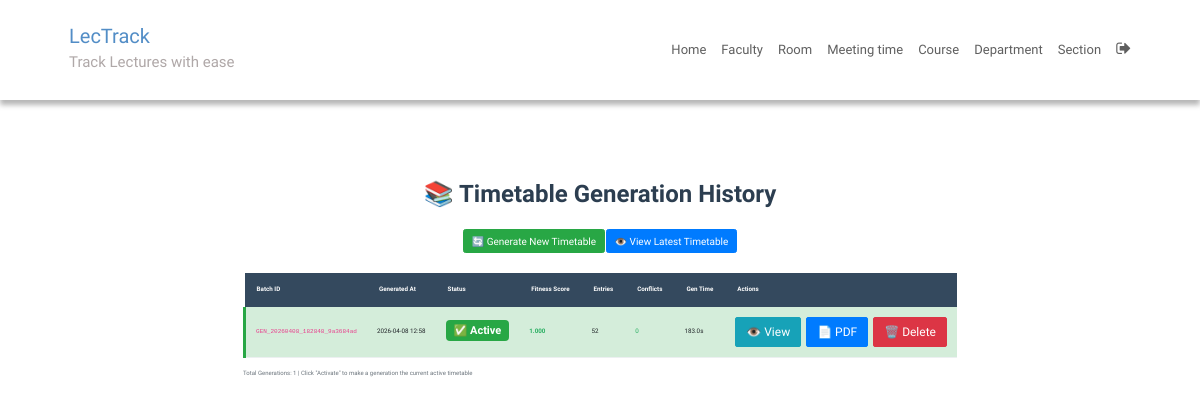
Before: /timetable/history/ (signed in) with the older database file.
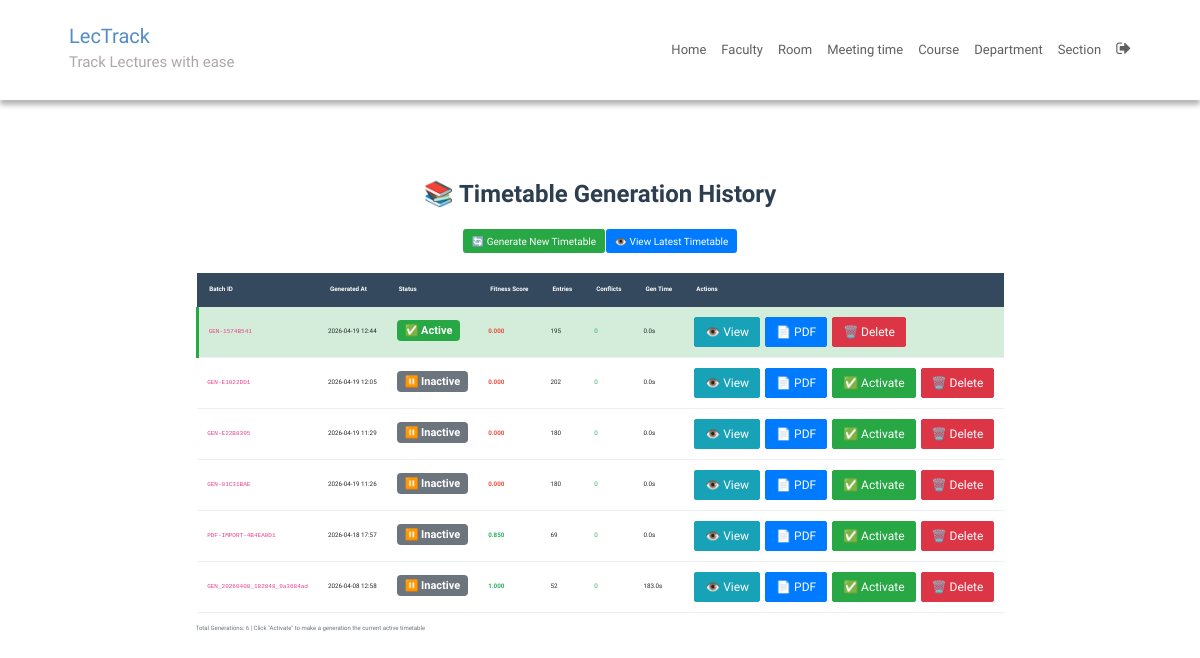
After: the same page with the newer database file.
### SchedulerApp/models.py (models this page shows, shortened)
class GenerationLog(models.Model):
    batch_id = models.CharField(max_length=50, primary_key=True)
    generated_at = models.DateTimeField(auto_now_add=True)
    generation_time_seconds = models.FloatField(default=0.0)
    fitness_score = models.FloatField(default=0.0)
    total_entries = models.IntegerField(default=0)
    conflicts = models.IntegerField(default=0)
    is_active = models.BooleanField(default=True, help_text="Only one generation should be active")
    class Meta:
        ordering = ['-generated_at']

### SchedulerApp/views.py (the view)
# urls.py: path('timetable/history/', generation_history, name='generation_history'),
@login_required
def generation_history(request):
    from .timetable_utils import get_generation_history
    generations = get_generation_history()
    return render(request, 'generation_history.html', {
        'generations': generations
    })

### SchedulerApp/templatetags/index.py (called while the page is built)
@register.tag
def active(parser, token):
    args = token.split_contents()
    template_tag = args[0]
    if len(args) < 2:
        raise (template.TemplateSyntaxError, f'{template_tag} tag requires at least one argument')
    return NavSelectedNode(args[1:])

    def render(self, context):
        path = context['request'].path
        for p in self.patterns:
            pValue = template.Variable(p).resolve(context)
            if path == pValue:
                return 'active'
        return ''

### SchedulerApp/timetable_utils.py (called while the page is built)
def get_generation_history():
    return GenerationLog.objects.all().order_by('-generated_at')

### templates/generation_history.html (shortened to what this page needs)
{% extends 'base.html' %}
{% block content %}
{% load static %}
<div class="generation-history">
    <h2 class="history-title">📚 Timetable Generation History</h2>
    <div class="text-center mb-4">
        <a href="{% url 'timetable' %}" class="btn btn-success">
            🔄 Generate New Timetable
        </a>
        <a href="{% url 'view_stored_timetable' %}" class="btn btn-primary">
            👁️ View Latest Timetable
        </a>
    </div>
    {% if generations %}
        <table class="generation-table">
            <thead>
                <tr>
                    <th>Batch ID</th>
                    <th>Generated At</th>
                    <th>Status</th>
                    <th>Fitness Score</th>
                    <th>Entries</th>
                    <th>Conflicts</th>
                    <th>Gen Time</th>
                    <th>Actions</th>
                </tr>
            </thead>
            <tbody>
                {% for gen in generations %}
                    <tr class="{% if gen.is_active %}active{% endif %}">
                        <td>
                            <code>{{ gen.batch_id }}</code>
                        </td>
                        <td>{{ gen.generated_at|date:"Y-m-d H:i" }}</td>
                        <td>
                            <span class="status-badge {% if gen.is_active %}active{% else %}inactive{% endif %}">
                                {% if gen.is_active %}✅ Active{% else %}⏸️ Inactive{% endif %}
                            </span>
                        </td>
                        <td>
                            <span class="fitness-score {% if gen.fitness_score < 0.8 %}low{% endif %}">
                                {{ gen.fitness_score|floatformat:3 }}
                            </span>
                        </td>
                        <td>{{ gen.total_entries }}</td>
                        <td>
                            {% if gen.conflicts > 0 %}
                                <span style="color: #e74c3c;">{{ gen.conflicts }}</span>
                            {% else %}
                                <span style="color: #27ae60;">0</span>
                            {% endif %}
                        </td>
                        <td>{{ gen.generation_time_seconds|floatformat:1 }}s</td>
                        <td>
                            <div class="action-buttons">
                                <a href="{% url 'view_stored_timetable_batch' gen.batch_id %}"
                                   class="btn btn-sm btn-info" title="View">
                                    👁️ View
                                </a>
                                <a href="{% url 'timetable_pdf_batch' gen.batch_id %}"
                                   class="btn btn-sm btn-primary" title="Download PDF">
                                    📄 PDF
                                </a>
                                {% if not gen.is_active %}
                                    <a href="{% url 'activate_generation' gen.batch_id %}"
                                       class="btn btn-sm btn-success" title="Activate">
                                        ✅ Activate
                                    </a>
                                {% endif %}
                                <a href="{% url 'delete_generation' gen.batch_id %}"
                                   class="btn btn-sm btn-danger"
                                   onclick="return confirm('Are you sure you want to delete this generation?');"
                                   title="Delete">
                                    🗑️ Delete
                                </a>
                            </div>
                        </td>
                    </tr>
                {% endfor %}
            </tbody>
        </table>
        <div class="mt-3 text-muted">
            <small>
                Total Generations: {{ generations|length }} |
                Click "Activate" to make a generation the current active timetable
            </small>
        </div>
    {% else %}
        <div class="no-generations">
            <h4>No timetables generated yet</h4>
            <p>Generate your first timetable by clicking the button above.</p>
        </div>
    {% endif %}
</div>
{% endblock %}

### templates/base.html (shortened to what this page needs)
{% load static %}
{% load index %}
{% url 'home' as home%}
{% url 'instructorAdd' as instructorAdd %}
{% url 'roomAdd' as roomAdd %}
{% url 'meetingTimeAdd' as meetingTimeAdd %}
{% url 'courseAdd' as courseAdd %}
{% url 'departmentAdd' as departmentAdd %}
{% url 'sectionAdd' as sectionAdd %}
<!DOCTYPE html>
<html lang="en">
<head>
  <link rel="stylesheet" href="https://stackpath.bootstrapcdn.com/bootstrap/4.3.1/css/bootstrap.min.css"
>
  <link rel="stylesheet" href="https://cdnjs.cloudflare.com/ajax/libs/font-awesome/4.7.0/css/font-awesome.min.css">
  <link rel="stylesheet" type="text/css" href="{% static 'CSS/style.css' %}">
</head>
<body>
  <div class="main">
    <nav class="navbar">
      <div class="navbar-container">
        <div class="logo">
          <h2><a href="{{ home }}">LecTrack</a></h2>
          <h4>Track Lectures with ease</h4>
        </div>
        <ul class="menu-items">
          <li class="{% active request home %}"><a href="{{ home }}">Home</a></li>
          <li class="{% active request instructorAdd %}"><a href="{{ instructorAdd }}">Faculty</a></li>
          <li class="{% active request roomAdd %}"><a href="{{ roomAdd }}">Room</a></li>
          <li class="{% active request meetingTimeAdd %}"><a href="{{ meetingTimeAdd }}">Meeting time</a></li>
          <li class="{% active request courseAdd %}"><a href="{{ courseAdd }}">Course</a></li>
          <li class="{% active request departmentAdd %}"><a href="{{ departmentAdd }}">Department</a></li>
          <li class="{% active request sectionAdd %}"><a href="{{ sectionAdd }}">Section</a></li>
          {% if user.is_authenticated %}
          <li><a href="{% url 'logout' %}"><i style="font-size:1.6rem" class="fa">&#xf08b;</i></a></li>
          {% endif %}
        </ul>
      </div>
    </nav>
    <div class="container-fluid">
      <div class="row">
        <div class="col-md-12 col-xxl-12 col-xl-12 col-sm-12 ml-auto col-lg-12 formpart">
          {% block content %}
          {% endblock %}
        </div>
      </div>
    </div>
  </div>
</body>
</html>

### static/CSS/style.css (style rules this page uses)
:root { --blue1: #4A90E2; --blue2: #357ABD; --blue3: #2968A3; --purple1: #9B59B6; --purple2: #8E44AD; --purple3: #7D3C98; --purple4: #BB8FCE; --white: #fff; --grey: #aaa; --dark-grey: #444; --light-grey: #a29999; --lighter-grey: #dddddd; --lightest-grey: #f3f3f3; --box-shadow: #9e9292; }
html { font-size: 100%; box-sizing: border-box; scroll-behavior: smooth; }
html, body { margin: 0; padding: 0; width: 100vw; min-height: 100%; text-rendering: optimizeLegibility; font-family: "Quicksand", sans-serif; font-size: 62.5%; }
body { position: relative; }
a { text-decoration: none; }
.logo h2 { color: var(--blue2); }
.logo h2 a { text-decoration: none; color: inherit; }
.logo h4 { color: var(--light-grey); }
.navbar { box-shadow: 0px 5px 5px 0px var(--grey); position: relative; width: 100%; background: var(--white); color: #000; opacity: 0.85; height: 10rem; z-index: 12; }
.navbar-container { max-width:1200px; width: 90%; margin: auto; display: flex; justify-content: space-between; height: auto; align-items: center; }
.menu-items { order: 2; display: flex; margin-bottom: 0px; }
.menu-items li { list-style: none; margin-left: 1.5rem; font-size: 1.2rem; position: relative; }
.menu-items a { text-decoration: none; color: var(--dark-grey); position: relative; font-size: 1.3rem; font-weight: 500; transition: color 0.3s ease-in-out; }
.logo { order: 1; font-size: 3rem; }
.container-fluid { position: relative; top: 4rem; padding-bottom: 4rem; }
.menu-items li::before { content: ''; position: absolute; left: 0; bottom: -3px; width: 100%; height: 3px; background: #ff3f3f; transform-origin: center; transform: scaleX(0); }
.formpart { display: flex; justify-content: center; height: auto; width: 100%; padding: 20px 5%; }

### templates/generation_history.html (style rules this page uses)
.generation-history { margin: 20px; }
.history-title { text-align: center; font-size: 24px; font-weight: bold; margin-bottom: 20px; color: #2c3e50; }
.generation-table { width: 100%; border-collapse: collapse; margin-top: 20px; }
.generation-table th { background-color: #34495e; color: white; padding: 12px; text-align: left; font-weight: bold; }
.generation-table td { padding: 10px; border-bottom: 1px solid #ecf0f1; }
.generation-table tr.active { background-color: #d4edda; border-left: 3px solid #28a745; }
.status-badge { padding: 4px 8px; border-radius: 4px; font-size: 11px; font-weight: bold; }
.status-badge.active { background-color: #28a745; color: white; }
.status-badge.inactive { background-color: #6c757d; color: white; }
.fitness-score { font-weight: bold; color: #27ae60; }
.fitness-score.low { color: #e74c3c; }
.action-buttons { display: flex; gap: 5px; }
.action-buttons .btn { padding: 5px 10px; font-size: 12px; }

Changed rows visible on the page:
added GenerationLog: batch_id "GEN-1574B541", generated_at "2026-04-19 12:44", is_active "✅ Active", fitness_score "0.000", total_entries "195", conflicts "0", generation_time_seconds "0.0"
added GenerationLog: batch_id "GEN-E1022DD1", generated_at "2026-04-19 12:05", is_active "⏸️ Inactive", fitness_score "0.000", total_entries "202", conflicts "0", generation_time_seconds "0.0"
added GenerationLog: batch_id "GEN-E22B8395", generated_at "2026-04-19 11:29", is_active "⏸️ Inactive", fitness_score "0.000", total_entries "180", conflicts "0", generation_time_seconds "0.0"
added GenerationLog: batch_id "GEN-01C31BAE", generated_at "2026-04-19 11:26", is_active "⏸️ Inactive", fitness_score "0.000", total_entries "180", conflicts "0", generation_time_seconds "0.0"
added GenerationLog: batch_id "PDF-IMPORT-4B4EA0D1", generated_at "2026-04-18 17:57", is_active "⏸️ Inactive", fitness_score "0.850", total_entries "69", conflicts "0", generation_time_seconds "0.0"
changed GenerationLog "GEN_20260408_182848_9a3684ad": is_active "✅ Active" → "⏸️ Inactive ✅ Activate"
Other visible differences:
{{ generations|length }}: "1" → "6"
